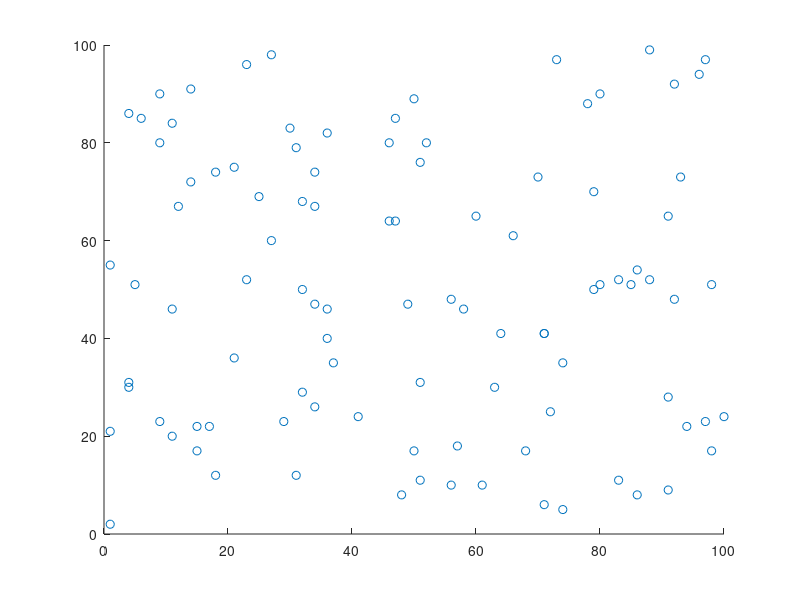

Reproduce this figure in MATLAB. (Note: this script raises an error after producing the figure.)
N = 100
M=4
dim = [100,100]
obj = zeros(2, N)
hold on
for i = 1:N
    obj(:,i) = unidrnd(dim);
    line(obj(1,i), obj(2,i), 'Marker', 'o')
    
end

%plot(obj(1,:), obj(2,:))

[centers, clusters] = k_means(obj, N, 4, dim, 1000);
for j = 1:M
    line(centers(1,j), centers(2,j), 'Marker', 'o')
    for i = 1:N
        if clusters(j,i) == 1
            line([centers(1,j), obj(1,i)], [centers(2,j), obj(2,i)])
        end
    end
end
hold off
